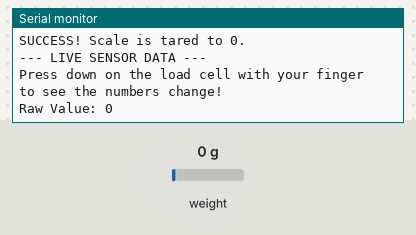
A sketch run on a simulated ESP32. Parts: the last lines printed to the serial monitor. Inputs (shaded band) come from the test bench; at power-on: weight on the scale 0 g.

Above: at 3.2 s.
3.3 s: weight on the scale set to 100 g
At 3.9 s:
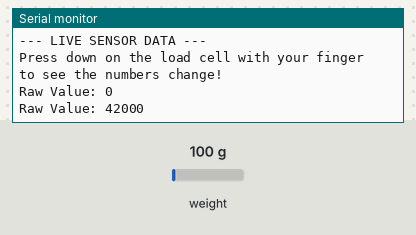
4.8 s: weight on the scale set to 1250 g
At 6.3 s:
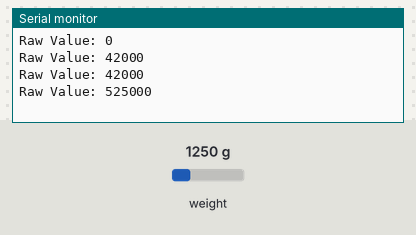
Timing chart, 0 to 7.8 s (numbered marks = the images above; inputs shaded):
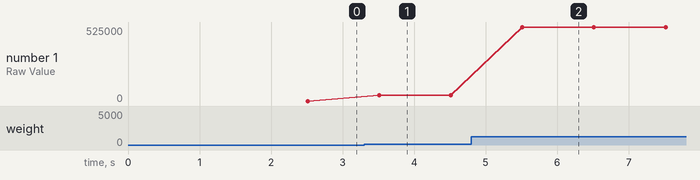

Measured:
- after the input at 3.3 s, the serial monitor: prints a new line after 0.21 s (image 1)
- after the input at 4.8 s, the serial monitor: prints a new line after 0.71 s (image 2)
- plotted number 1: 0 → 42000 after the input at 3.3 s, 42000 → 525000 after the input at 4.8 s

The sketch:

loadcelltest.ino
```cpp
#include "HX711.h"

// --- PINS ---
const int LOADCELL_DOUT_PIN = 26;
const int LOADCELL_SCK_PIN = 27;

HX711 scale;

void setup() {
  Serial.begin(115200);
  delay(1000); // Δίνουμε 1 δευτερόλεπτο για να ανοίξει το Serial Monitor

  Serial.println("\n--- INITIATING HX711 DIAGNOSTICS ---");
  Serial.println("1. Testing Connection...");

  // Ξεκινάμε την επικοινωνία
  scale.begin(LOADCELL_DOUT_PIN, LOADCELL_SCK_PIN);

  // Ελέγχουμε αν το τσιπάκι ανταποκρίνεται
  if (scale.is_ready()) {
    Serial.println("SUCCESS! HX711 Found.");
  } else {
    Serial.println("FAILED! HX711 not found.");
    Serial.println("ERROR: Check your VCC, GND, DT(26), and SCK(27) wiring.");
    while (1); // Παγώνει το πρόγραμμα εδώ αν υπάρχει σφάλμα
  }

  Serial.println("2. Taring the scale (Do NOT touch the load cell)...");
  scale.set_scale(1.0); // Βάζουμε το συντελεστή στο 1 για να δούμε τα ΚΑΘΑΡΑ RAW νούμερα
  scale.tare();         // Μηδενίζουμε

  Serial.println("SUCCESS! Scale is tared to 0.");
  Serial.println("\n--- LIVE SENSOR DATA ---");
  Serial.println("Press down on the load cell with your finger to see the numbers change!");
}

void loop() {
  if (scale.is_ready()) {
    // Παίρνουμε το μέσο όρο από 5 μετρήσεις για πιο σταθερό νούμερο
    long raw_reading = scale.get_units(5);

    Serial.print("Raw Value: ");
    Serial.println(raw_reading);
  } else {
    Serial.println("HX711 disconnected or not ready.");
  }

  delay(500); // Περιμένουμε μισό δευτερόλεπτο για να προλαβαίνουμε να διαβάζουμε την οθόνη
}
```
